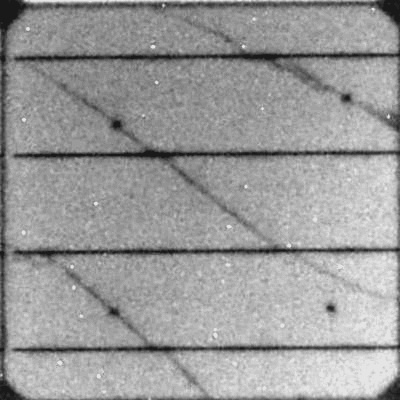
#> input picture examples/crack_segmentation/img/FSEC_3GC39_12.jpg, 400 x 400 px
$ python -i solar_class.py   (imports and definitions only)   (older library calls are emulated)
#> lines starting #> are read from the running program, lines starting #| are printed output that depends on the picture
import cv2 as cv
import numpy as np
import matplotlib.pyplot as plt
from scipy.signal import find_peaks
from scipy.optimize import curve_fit


class SolarImage:
    def __init__(self, image, column=10, row=6, busbar=3):
        self.image = image
        self.resize = cv.resize(self.image, (4000, 2500))
        self.column = column
        self.row = row
        self.busbar = busbar

    def image_threshold(self, blur=5, blocksize=11):

        # image_eq = cv.equalizeHist(image_resize)
        image_blur = cv.medianBlur(self.image, blur)
        image_thre = cv.adaptiveThreshold(image_blur, 255,
                                          cv.ADAPTIVE_THRESH_GAUSSIAN_C,
                                          cv.THRESH_BINARY_INV, blocksize, 2)
        image_thre = cv.medianBlur(image_thre, 1)
        image_thre = cv.resize(image_thre, (4000, 2500))

        return image_thre

    def linear(self, x, a, b):
        return a * x + b

    # [266 lines left out: functions detectoutliers, linear_regression, detect_vertical_lines, detect_horizon_lines, displace, correction and 4 more, not called in this run]

        # plt.savefig(saveplace, dpi=600)

>>> import cv2
>>> picture = cv2.imread('../../examples/crack_segmentation/img/FSEC_3GC39_12.jpg')
#> picture is the input picture: shape (400, 400, 3); min 20, max 236, mean 154.8
>>> result = SolarImage(picture).image_threshold()
#> in __init__, `self.resize = cv.resize(self.image, (4000, 2500))`:
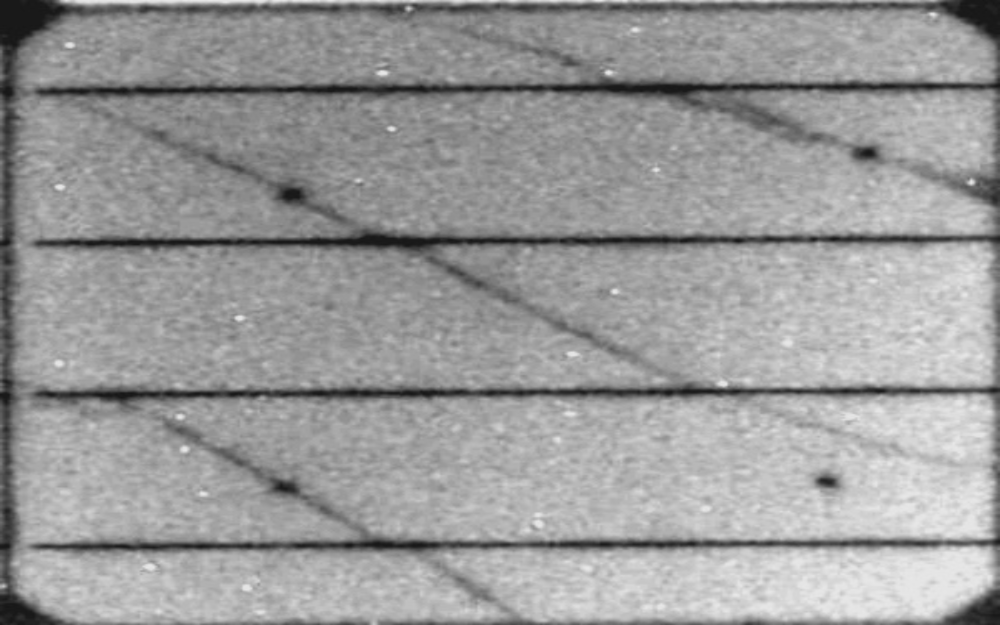
#> self.resize: shape (2500, 4000, 3) (shown at 1/4 size); min 20, max 234, mean 154.7
#> (the run stopped early here; a loop or call above may not have finished)

$ run again, on examples/crack_segmentation/img/FSEC_3GC50_4.jpg
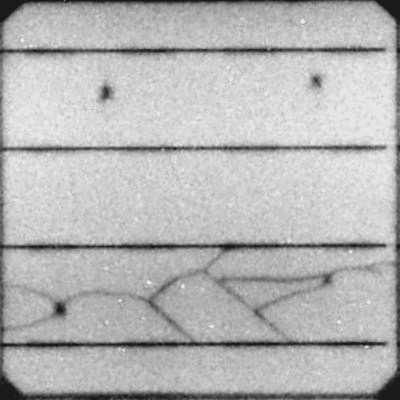
#> input picture examples/crack_segmentation/img/FSEC_3GC50_4.jpg, 400 x 400 px
#> picture is the input picture: shape (400, 400, 3); min 21, max 235, mean 181.5
#> in __init__, `self.resize = cv.resize(self.image, (4000, 2500))`:
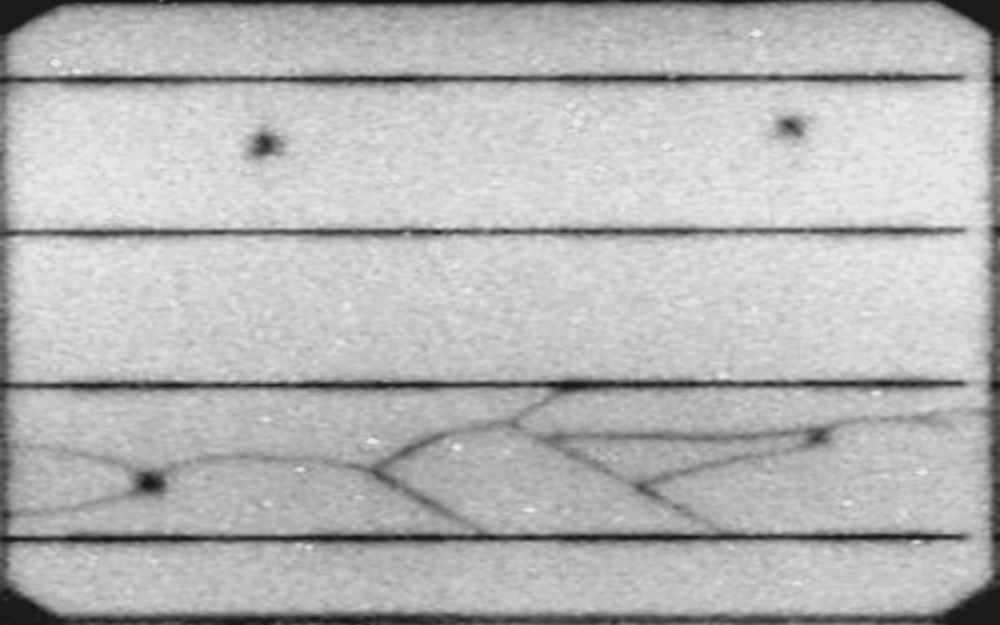
#> self.resize: shape (2500, 4000, 3) (shown at 1/4 size); min 21, max 234, mean 181.4

$ run again, on examples/crack_segmentation/img/FSEC_3GC55_2.jpg
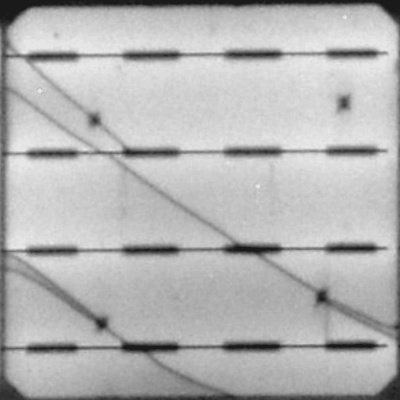
#> input picture examples/crack_segmentation/img/FSEC_3GC55_2.jpg, 400 x 400 px
#> picture is the input picture: shape (400, 400, 3); min 21, max 233, mean 180.7
#> in __init__, `self.resize = cv.resize(self.image, (4000, 2500))`:
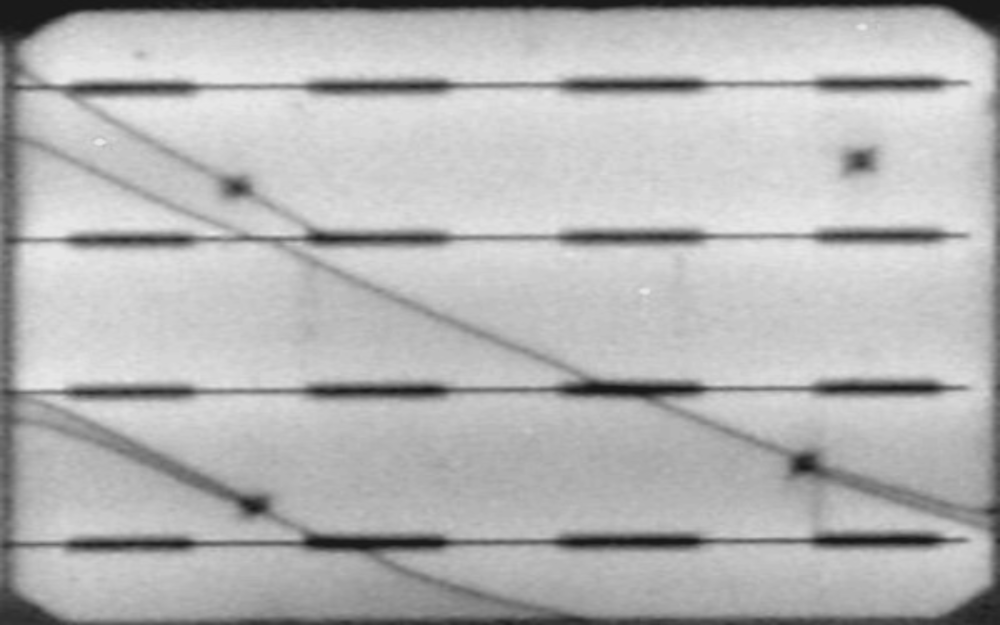
#> self.resize: shape (2500, 4000, 3) (shown at 1/4 size); min 22, max 233, mean 180.6

$ run again, on examples/crack_segmentation/img/FSEC_4GC19_40.jpg
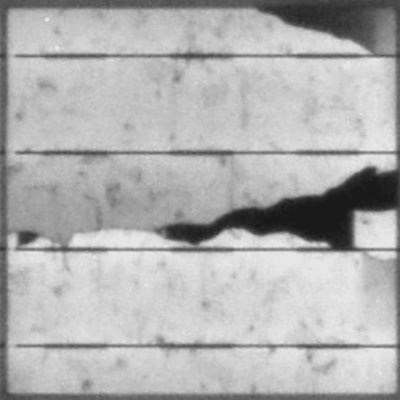
#> input picture examples/crack_segmentation/img/FSEC_4GC19_40.jpg, 400 x 400 px
#> picture is the input picture: shape (400, 400, 3); min 22, max 234, mean 177.1
#> in __init__, `self.resize = cv.resize(self.image, (4000, 2500))`:
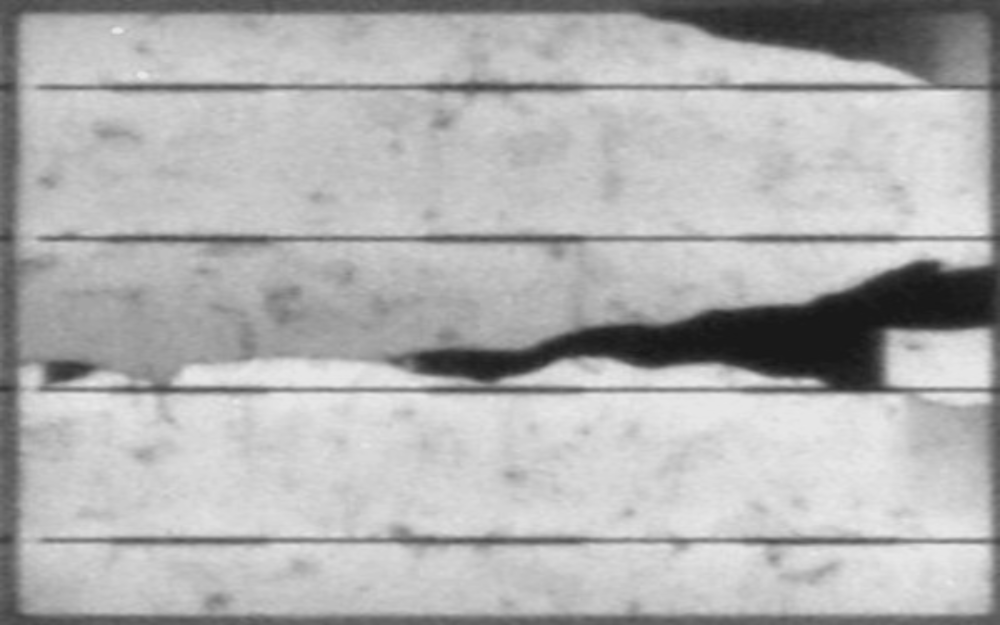
#> self.resize: shape (2500, 4000, 3) (shown at 1/4 size); min 22, max 233, mean 177
